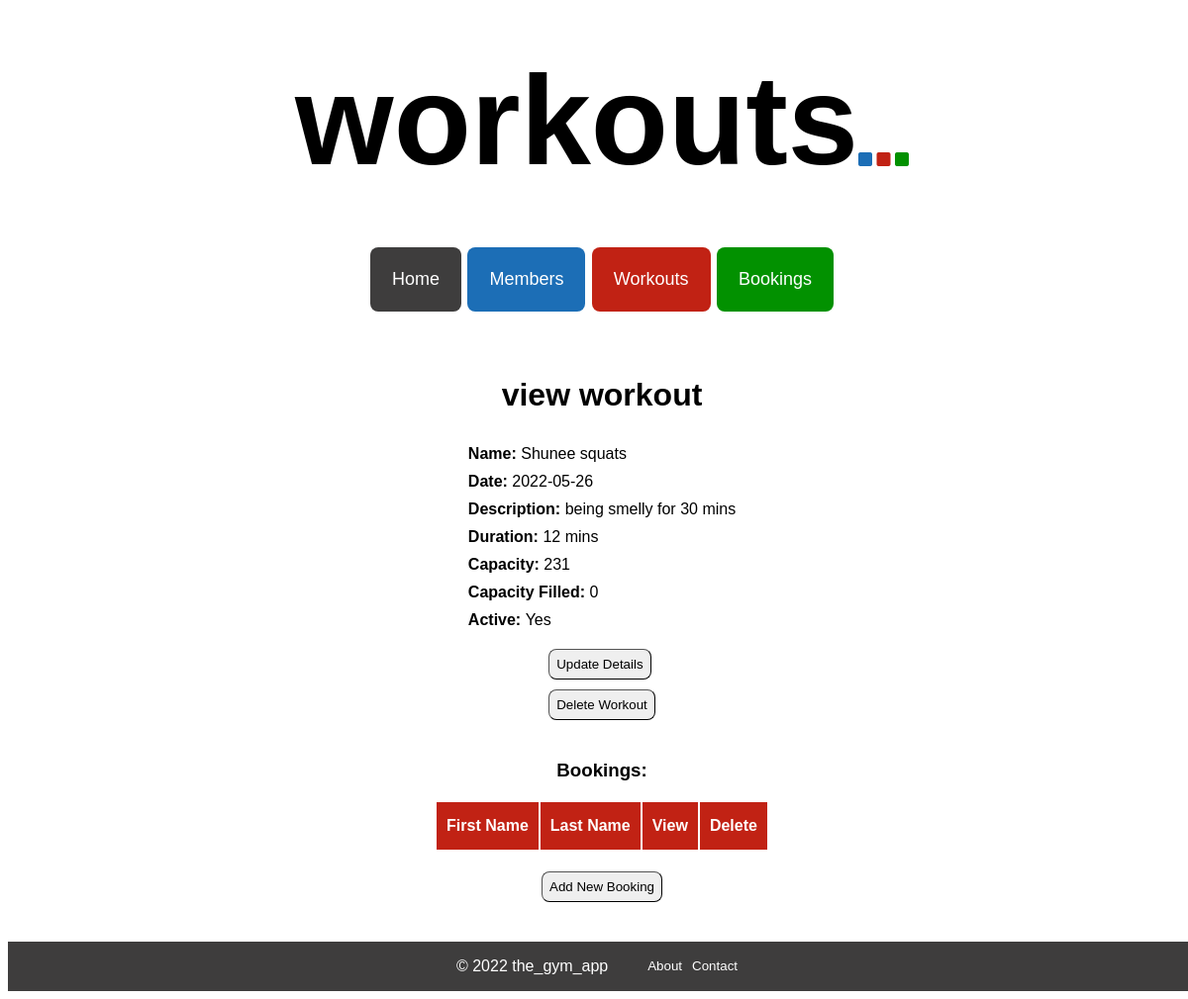
/workouts/7, run on an earlier commit of the app's database.
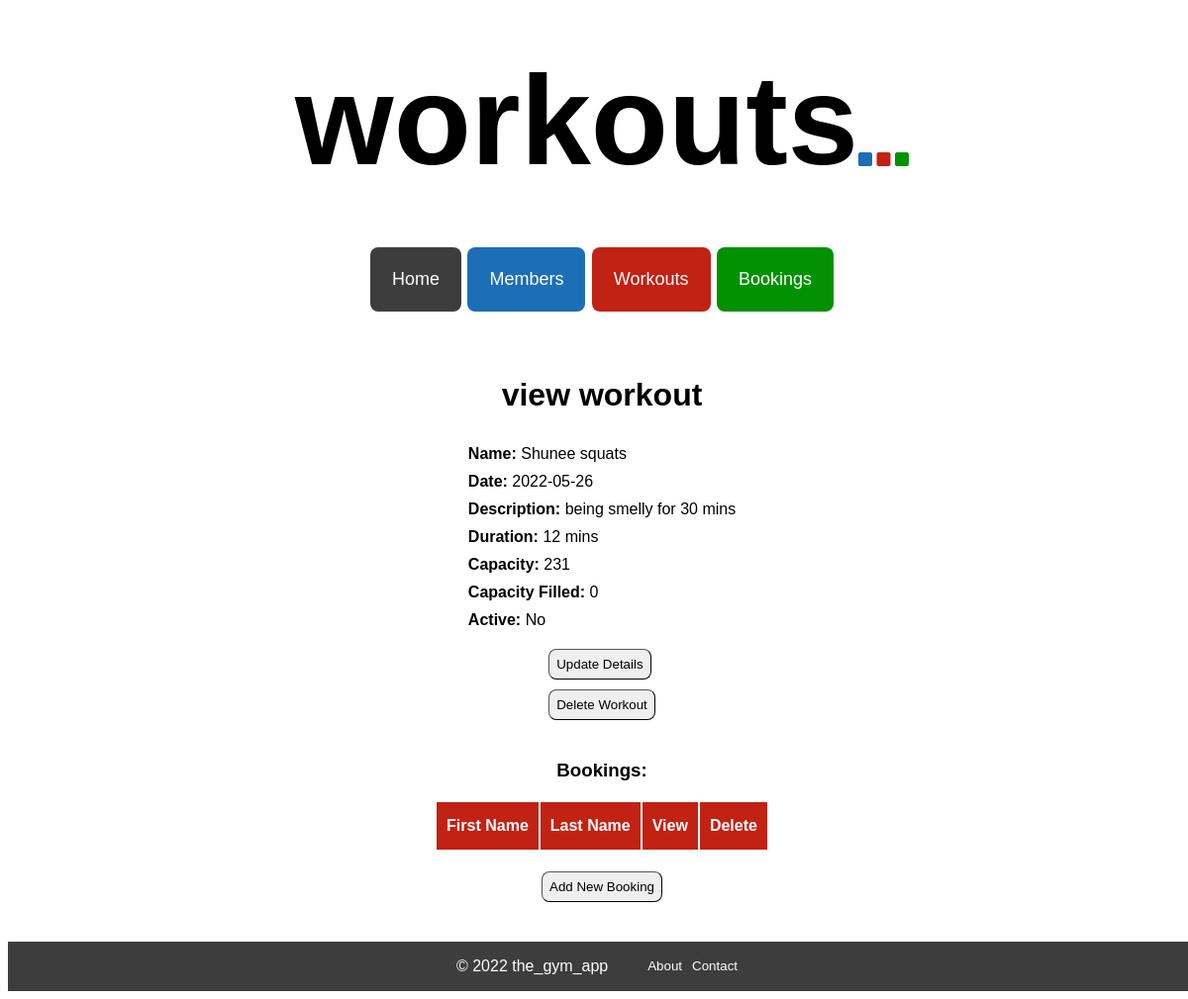
And on a later commit of the database.
### controllers/workout_controller.py (the view)
@workouts_blueprint.route("/workouts/<id>")
def workout_show(id):
    route_name = "workouts"
    workout = workout_repository.select(id)
    bookings = workout_repository.get_bookings(workout)
    return render_template("workouts/show.html", route_name=route_name, workout=workout, bookings=bookings)

### db/run_sql.py (called while the page is built)
def get_db():
    path = os.path.dirname(os.path.abspath(__file__))
    db = os.path.join(path, "gym_db.db")
    conn = sqlite3.connect(db)
    conn.execute("PRAGMA foreign_keys = 1")
    conn.row_factory = sqlite3.Row
    return conn

def run_sql(sql, values = []):
    db = get_db()
    cursor = db.cursor()
    cursor.execute(sql, values)
    results = cursor.fetchall()
    db.commit()
    db.close()
    return results

### repositories/workout_repository.py (called while the page is built)
def select(id):
    workout = None
    sql = "SELECT * FROM workouts where id = ?"
    values = [id]
    result = run_sql(sql, values)[0]
    if result is not None:
        active = True if result['active'] == 1 else False
        workout = Workout(result['name'], result['date'], result['description'], result['duration'], result['capacity'], result['capacity_filled'], active, result['id'])
    return workout

### templates/workouts/show.html (shortened to what this page needs)
{% extends 'base.html' %}
{% block content %}
<div class="show_page_container">
<h1>view workout</h1>
<div class="show_page_top_details">
    <div><b>Name: </b> {{workout.name}}</div>
    <div><b>Date: </b> {{workout.date}}</div>
    <div><b>Description: </b> {{workout.description}}</div>
    <div><b>Duration: </b> {{workout.duration}} mins</div>
    <div><b>Capacity: </b> {{workout.capacity}}</div>
    <div><b>Capacity Filled: </b> {{workout.capacity_filled}}</div>
    {% if workout.active == True %}
    <div><b>Active: </b>Yes</div>
    {% elif workout.active == False %}
    <div><b>Active: </b>No</div>
    {% endif %}
</div>
<div id="show_page_top_buttons">
<button class="show_page_button" id="update_button"><a class="show_page_link" href="/workouts/{{workout.id}}/update">Update Details</a></button>
<form action="/workouts/{{workout.id}}/delete" method="POST"><button class="show_page_button" id="delete_button">Delete Workout</button></form>
</div>
<h3 class="bookings_header">Bookings:</h3>
<table class="show_page_table">
    <tr class="show_page_table_headers" id="show_page_table_headers_workouts">
        <th>First Name</th>
        <th>Last Name</th>
        <th>View</th>
        <th>Delete</th>
    </tr>
</table>
<button class="show_page_button" id="show_page_bottom_button">
    <a class="show_page_link" href="/bookings/create/workout/{{workout.id}}">Add New Booking</a>
</button>
{% endblock %}

What changed in the data, as far as the page shows it:
changed workouts "Shunee squats": active True → False (drawn)
Also different on the page:
text no longer shown: "Yes"
text now shown: "No"
